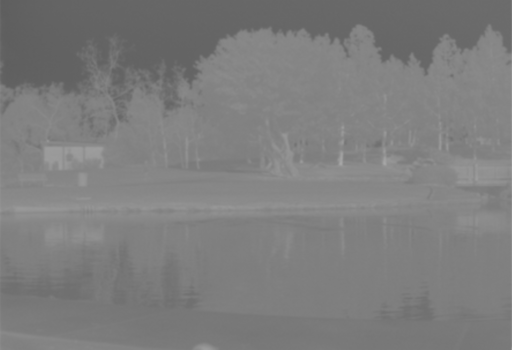
%> input picture pratica3/lake.png, 512 x 350 px
$ octave pratica3c.m   (GNU Octave 9; MATLAB toolbox functions it lacks are replaced by stand-ins)
%> lines starting %> are read from the running program, lines starting %| are printed output that depends on the picture
clear all
close all

pkg load image


im = imread('C:\Users\davic\OneDrive\Área de Trabalho\3Periodo\PDI\Atividades\pratica3\lake.png');
%> im is the input picture: size 350x512 uint8; min 94, max 167, mean 125.1

imhist(im);
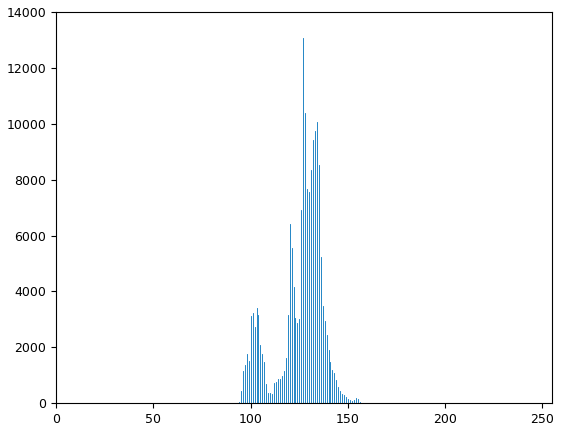
%> figure redrawn from the program's plot data; highest point at x = 127, y = 13078

imContraste = im;

min = 0;
max = 255;

imContraste = (im-95)*((max-min)/(150-95))+min;
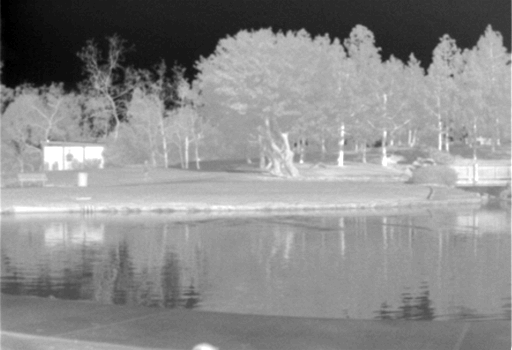
%> imContraste: size 350x512 uint8; min 0, max 255, mean 139.6

subplot(1,2,1)
imshow(im);

subplot(1,2,2)
imshow(imContraste);

$ run again, with pratica3/dance.png copied over pratica3/lake.png
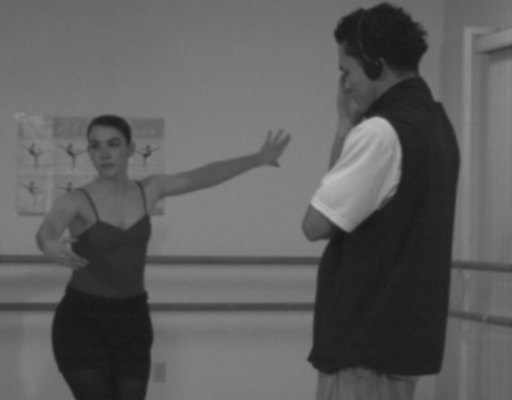
%> input picture pratica3/dance.png, 512 x 400 px
%> im is the input picture: size 400x512x3 uint8; min 22, max 190, mean 94.2
%> `imhist(im);`:
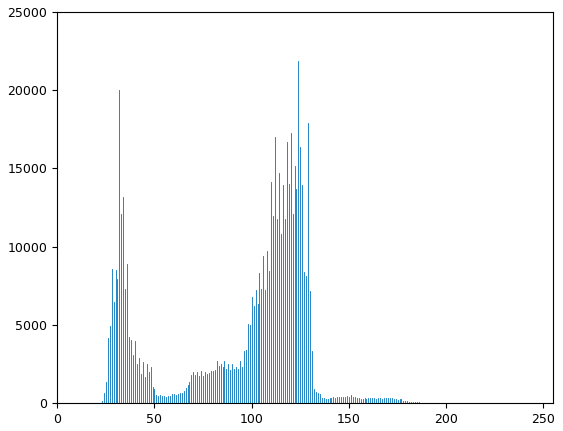
%> figure redrawn from the program's plot data; highest point at x = 124, y = 21879
%> `imContraste = (im-95)*((max-min)/(150-95))+min;`:
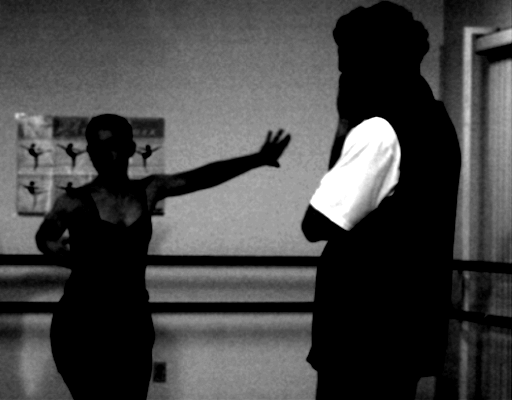
%> imContraste: size 400x512x3 uint8; min 0, max 255, mean 67.9
